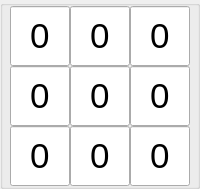
       <widget class="QGroupBox" name="groupbox23">
        <property name="title">
         <string/>
        </property>
        <property name="flat">
         <bool>true</bool>
        </property>
        <layout class="QGridLayout" name="gridLayout_8">
         <property name="leftMargin">
          <number>0</number>
         </property>
         <property name="topMargin">
          <number>0</number>
         </property>
         <property name="rightMargin">
          <number>0</number>
         </property>
         <property name="bottomMargin">
          <number>0</number>
         </property>
         <property name="spacing">
          <number>0</number>
         </property>
         <item row="0" column="0">
          <layout class="QGridLayout" name="gridLayout_9">
           <property name="spacing">
            <number>0</number>
           </property>
           <item row="0" column="0">
            <widget class="QLineEdit" name="number11_4">
             <property name="minimumSize">
              <size>
               <width>60</width>
               <height>60</height>
              </size>
             </property>
             <property name="maximumSize">
              <size>
               <width>60</width>
               <height>60</height>
              </size>
             </property>
             <property name="font">
              <font>
               <pointsize>26</pointsize>
              </font>
             </property>
             <property name="text">
              <string>0</string>
             </property>
             <property name="alignment">
              <set>Qt::AlignCenter</set>
             </property>
            </widget>
           </item>
           <item row="0" column="2">
            <widget class="QLineEdit" name="number13_4">
             <property name="minimumSize">
              <size>
               <width>60</width>
               <height>60</height>
              </size>
             </property>
             <property name="maximumSize">
              <size>
               <width>60</width>
               <height>60</height>
              </size>
             </property>
             <property name="font">
              <font>
               <pointsize>26</pointsize>
              </font>
             </property>
             <property name="text">
              <string>0</string>
             </property>
             <property name="alignment">
              <set>Qt::AlignCenter</set>
             </property>
            </widget>
           </item>
           <item row="1" column="0">
            <widget class="QLineEdit" name="number21_4">
             <property name="minimumSize">
              <size>
               <width>60</width>
               <height>60</height>
              </size>
             </property>
             <property name="maximumSize">
              <size>
               <width>60</width>
               <height>60</height>
              </size>
             </property>
             <property name="font">
              <font>
               <pointsize>26</pointsize>
              </font>
             </property>
             <property name="text">
              <string>0</string>
             </property>
             <property name="alignment">
              <set>Qt::AlignCenter</set>
             </property>
            </widget>
           </item>
           <item row="1" column="2">
            <widget class="QLineEdit" name="number23_4">
             <property name="minimumSize">
              <size>
               <width>60</width>
               <height>60</height>
              </size>
             </property>
             <property name="maximumSize">
              <size>
               <width>60</width>
               <height>60</height>
              </size>
             </property>
             <property name="font">
              <font>
               <pointsize>26</pointsize>
              </font>
             </property>
             <property name="text">
              <string>0</string>
             </property>
             <property name="alignment">
              <set>Qt::AlignCenter</set>
             </property>
            </widget>
           </item>
           <item row="0" column="1">
            <widget class="QLineEdit" name="number12_4">
             <property name="minimumSize">
              <size>
               <width>60</width>
               <height>60</height>
              </size>
             </property>
             <property name="maximumSize">
              <size>
               <width>60</width>
               <height>60</height>
              </size>
             </property>
             <property name="font">
              <font>
               <pointsize>26</pointsize>
              </font>
             </property>
             <property name="text">
              <string>0</string>
             </property>
             <property name="alignment">
              <set>Qt::AlignCenter</set>
             </property>
            </widget>
           </item>
           <item row="1" column="1">
            <widget class="QLineEdit" name="number22_4">
             <property name="minimumSize">
              <size>
               <width>60</width>
               <height>60</height>
              </size>
             </property>
             <property name="maximumSize">
              <size>
               <width>60</width>
               <height>60</height>
              </size>
             </property>
             <property name="font">
              <font>
               <pointsize>26</pointsize>
              </font>
             </property>
             <property name="text">
              <string>0</string>
             </property>
             <property name="alignment">
              <set>Qt::AlignCenter</set>
             </property>
            </widget>
           </item>
           <item row="2" column="0">
            <widget class="QLineEdit" name="number31_4">
             <property name="minimumSize">
              <size>
               <width>60</width>
               <height>60</height>
              </size>
             </property>
             <property name="maximumSize">
              <size>
               <width>60</width>
               <height>60</height>
              </size>
             </property>
             <property name="font">
              <font>
               <pointsize>26</pointsize>
              </font>
             </property>
             <property name="text">
              <string>0</string>
             </property>
             <property name="alignment">
              <set>Qt::AlignCenter</set>
             </property>
            </widget>
           </item>
           <item row="2" column="1">
            <widget class="QLineEdit" name="number32_4">
             <property name="minimumSize">
              <size>
               <width>60</width>
               <height>60</height>
              </size>
             </property>
             <property name="maximumSize">
              <size>
               <width>60</width>
               <height>60</height>
              </size>
             </property>
             <property name="font">
              <font>
               <pointsize>26</pointsize>
              </font>
             </property>
             <property name="text">
              <string>0</string>
             </property>
             <property name="alignment">
              <set>Qt::AlignCenter</set>
             </property>
            </widget>
           </item>
           <item row="2" column="2">
            <widget class="QLineEdit" name="number33_4">
             <property name="minimumSize">
              <size>
               <width>60</width>
               <height>60</height>
              </size>
             </property>
             <property name="maximumSize">
              <size>
               <width>60</width>
               <height>60</height>
              </size>
             </property>
             <property name="font">
              <font>
               <pointsize>26</pointsize>
              </font>
             </property>
             <property name="text">
              <string>0</string>
             </property>
             <property name="alignment">
              <set>Qt::AlignCenter</set>
             </property>
            </widget>
           </item>
          </layout>
         </item>
        </layout>
       </widget>
